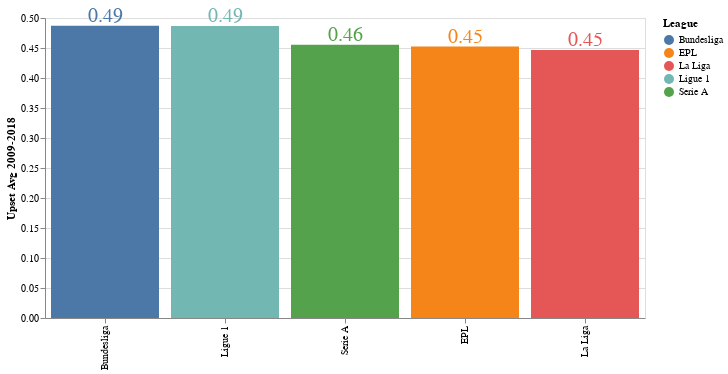

Notebook cell for this chart:
### Code cell
avg_chart = (
    alt.Chart(avg_df)
        .properties(width=600)
        .mark_bar()
        .encode(x=alt.X(shorthand='League:O',
                        title='',
                        sort=alt.EncodingSortField(field='Upset Avg 2009-2018',
                                                   order='descending')),
                y='Upset Avg 2009-2018:Q',
                color='League:N')
)

labels = (
    avg_chart
        .mark_text(dy=-10,
                   size=20)
        .encode(text=alt.Text(shorthand='Upset Avg 2009-2018:Q',
                              format='.2f'))
)

avg_chart + labels

### Figure 1 — Vega-Lite specification as saved in the notebook (floating-point values rounded to 4 significant figures)
{"$schema": "https://vega.github.io/schema/vega-lite/v3.4.0.json", "config": {"mark": {"tooltip": null}, "view": {"height": 300, "width": 400}}, "data": {"name": "data-d7549fb6146049e50dbb16c7d917f656"}, "datasets": {"data-d7549fb6146049e50dbb16c7d917f656": [{"League": "EPL", "Upset Avg 2009-2018": 0.4524}, {"League": "La Liga", "Upset Avg 2009-2018": 0.4466}, {"League": "Bundesliga", "Upset Avg 2009-2018": 0.4873}, {"League": "Serie A", "Upset Avg 2009-2018": 0.4555}, {"League": "Ligue 1", "Upset Avg 2009-2018": 0.4867}]}, "layer": [{"encoding": {"color": {"field": "League", "type": "nominal"}, "x": {"field": "League", "sort": {"field": "Upset Avg 2009-2018", "order": "descending"}, "title": "", "type": "ordinal"}, "y": {"field": "Upset Avg 2009-2018", "type": "quantitative"}}, "mark": "bar", "width": 600}, {"encoding": {"color": {"field": "League", "type": "nominal"}, "text": {"field": "Upset Avg 2009-2018", "format": ".2f", "type": "quantitative"}, "x": {"field": "League", "sort": {"field": "Upset Avg 2009-2018", "order": "descending"}, "title": "", "type": "ordinal"}, "y": {"field": "Upset Avg 2009-2018", "type": "quantitative"}}, "mark": {"dy": -10, "size": 20, "type": "text"}, "width": 600}]}
